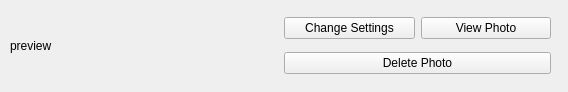
<?xml version="1.0" encoding="UTF-8"?>
<ui version="4.0">
 <class>myPhoto</class>
 <widget class="QWidget" name="myPhoto">
  <property name="geometry">
   <rect>
    <x>0</x>
    <y>0</y>
    <width>568</width>
    <height>92</height>
   </rect>
  </property>
  <property name="windowTitle">
   <string>Form</string>
  </property>
  <widget class="QWidget" name="layoutWidget">
   <property name="geometry">
    <rect>
     <x>10</x>
     <y>10</y>
     <width>541</width>
     <height>71</height>
    </rect>
   </property>
   <layout class="QHBoxLayout" name="horizontalLayout">
    <item>
     <widget class="QLabel" name="label_preview">
      <property name="text">
       <string>preview</string>
      </property>
     </widget>
    </item>
    <item>
     <layout class="QVBoxLayout" name="verticalLayout_2">
      <item>
       <layout class="QHBoxLayout" name="horizontalLayout_4">
        <item>
         <layout class="QHBoxLayout" name="horizontalLayout_5">
          <item>
           <widget class="QPushButton" name="pushButton_changeSettings">
            <property name="text">
             <string>Change Settings</string>
            </property>
           </widget>
          </item>
          <item>
           <widget class="QPushButton" name="pushButton_viewImage">
            <property name="text">
             <string>View Photo</string>
            </property>
           </widget>
          </item>
         </layout>
        </item>
       </layout>
      </item>
      <item>
       <layout class="QHBoxLayout" name="horizontalLayout_7">
        <item>
         <widget class="QPushButton" name="pushButton_delete">
          <property name="text">
           <string>Delete Photo</string>
          </property>
         </widget>
        </item>
       </layout>
      </item>
     </layout>
    </item>
   </layout>
  </widget>
 </widget>
 <resources/>
 <connections/>
</ui>
